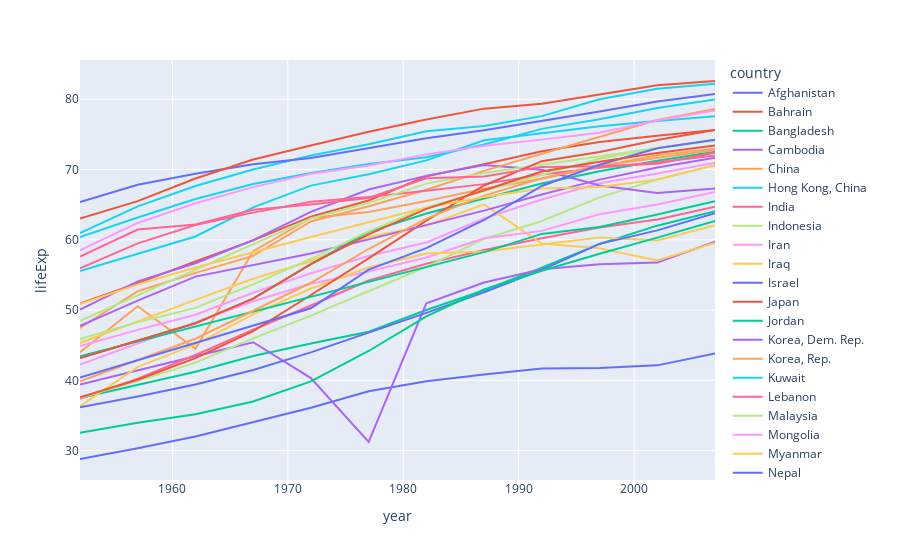

Write notebook code for a chart like this one.
### Code cell
fig = px.line(df, x="year",y="lifeExp", color="country")
fig

### Figure 1 — Plotly figure (JSON) as saved in the notebook; plotly's stock layout.template omitted (floating-point values rounded to 4 significant figures)
{"data": [{"hovertemplate": "country=Afghanistan<br>year=%{x}<br>lifeExp=%{y}<extra></extra>", "legendgroup": "Afghanistan", "line": {"color": "#636efa", "dash": "solid"}, "marker": {"symbol": "circle"}, "mode": "lines", "name": "Afghanistan", "orientation": "v", "showlegend": true, "type": "scatter", "x": [1952, 1957, 1962, 1967, 1972, 1977, 1982, 1987, 1992, 1997, 2002, 2007], "xaxis": "x", "y": [28.8, 30.33, 32.0, 34.02, 36.09, 38.44, 39.85, 40.82, 41.67, 41.76, 42.13, 43.83], "yaxis": "y"}, {"hovertemplate": "country=Bahrain<br>year=%{x}<br>lifeExp=%{y}<extra></extra>", "legendgroup": "Bahrain", "line": {"color": "#EF553B", "dash": "solid"}, "marker": {"symbol": "circle"}, "mode": "lines", "name": "Bahrain", "orientation": "v", "showlegend": true, "type": "scatter", "x": [1952, 1957, 1962, 1967, 1972, 1977, 1982, 1987, 1992, 1997, 2002, 2007], "xaxis": "x", "y": [50.94, 53.83, 56.92, 59.92, 63.3, 65.59, 69.05, 70.75, 72.6, 73.92, 74.8, 75.64], "yaxis": "y"}, {"hovertemplate": "country=Bangladesh<br>year=%{x}<br>lifeExp=%{y}<extra></extra>", "legendgroup": "Bangladesh", "line": {"color": "#00cc96", "dash": "solid"}, "marker": {"symbol": "circle"}, "mode": "lines", "name": "Bangladesh", "orientation": "v", "showlegend": true, "type": "scatter", "x": [1952, 1957, 1962, 1967, 1972, 1977, 1982, 1987, 1992, 1997, 2002, 2007], "xaxis": "x", "y": [37.48, 39.35, 41.22, 43.45, 45.25, 46.92, 50.01, 52.82, 56.02, 59.41, 62.01, 64.06], "yaxis": "y"}, {"hovertemplate": "country=Cambodia<br>year=%{x}<br>lifeExp=%{y}<extra></extra>", "legendgroup": "Cambodia", "line": {"color": "#ab63fa", "dash": "solid"}, "marker": {"symbol": "circle"}, "mode": "lines", "name": "Cambodia", "orientation": "v", "showlegend": true, "type": "scatter", "x": [1952, 1957, 1962, 1967, 1972, 1977, 1982, 1987, 1992, 1997, 2002, 2007], "xaxis": "x", "y": [39.42, 41.37, 43.41, 45.41, 40.32, 31.22, 50.96, 53.91, 55.8, 56.53, 56.75, 59.72], "yaxis": "y"}, {"hovertemplate": "country=China<br>year=%{x}<br>lifeExp=%{y}<extra></extra>", "legendgroup": "China", "line": {"color": "#FFA15A", "dash": "solid"}, "marker": {"symbol": "circle"}, "mode": "lines", "name": "China", "orientation": "v", "showlegend": true, "type": "scatter", "x": [1952, 1957, 1962, 1967, 1972, 1977, 1982, 1987, 1992, 1997, 2002, 2007], "xaxis": "x", "y": [44.0, 50.55, 44.5, 58.38, 63.12, 63.97, 65.53, 67.27, 68.69, 70.43, 72.03, 72.96], "yaxis": "y"}, {"hovertemplate": "country=Hong Kong, China<br>year=%{x}<br>lifeExp=%{y}<extra></extra>", "legendgroup": "Hong Kong, China", "line": {"color": "#19d3f3", "dash": "solid"}, "marker": {"symbol": "circle"}, "mode": "lines", "name": "Hong Kong, China", "orientation": "v", "showlegend": true, "type": "scatter", "x": [1952, 1957, 1962, 1967, 1972, 1977, 1982, 1987, 1992, 1997, 2002, 2007], "xaxis": "x", "y": [60.96, 64.75, 67.65, 70.0, 72.0, 73.6, 75.45, 76.2, 77.6, 80.0, 81.5, 82.21], "yaxis": "y"}, {"hovertemplate": "country=India<br>year=%{x}<br>lifeExp=%{y}<extra></extra>", "legendgroup": "India", "line": {"color": "#FF6692", "dash": "solid"}, "marker": {"symbol": "circle"}, "mode": "lines", "name": "India", "orientation": "v", "showlegend": true, "type": "scatter", "x": [1952, 1957, 1962, 1967, 1972, 1977, 1982, 1987, 1992, 1997, 2002, 2007], "xaxis": "x", "y": [37.37, 40.25, 43.6, 47.19, 50.65, 54.21, 56.6, 58.55, 60.22, 61.77, 62.88, 64.7], "yaxis": "y"}, {"hovertemplate": "country=Indonesia<br>year=%{x}<br>lifeExp=%{y}<extra></extra>", "legendgroup": "Indonesia", "line": {"color": "#B6E880", "dash": "solid"}, "marker": {"symbol": "circle"}, "mode": "lines", "name": "Indonesia", "orientation": "v", "showlegend": true, "type": "scatter", "x": [1952, 1957, 1962, 1967, 1972, 1977, 1982, 1987, 1992, 1997, 2002, 2007], "xaxis": "x", "y": [37.47, 39.92, 42.52, 45.96, 49.2, 52.7, 56.16, 60.14, 62.68, 66.04, 68.59, 70.65], "yaxis": "y"}, {"hovertemplate": "country=Iran<br>year=%{x}<br>lifeExp=%{y}<extra></extra>", "legendgroup": "Iran", "line": {"color": "#FF97FF", "dash": "solid"}, "marker": {"symbol": "circle"}, "mode": "lines", "name": "Iran", "orientation": "v", "showlegend": true, "type": "scatter", "x": [1952, 1957, 1962, 1967, 1972, 1977, 1982, 1987, 1992, 1997, 2002, 2007], "xaxis": "x", "y": [44.87, 47.18, 49.33, 52.47, 55.23, 57.7, 59.62, 63.04, 65.74, 68.04, 69.45, 70.96], "yaxis": "y"}, {"hovertemplate": "country=Iraq<br>year=%{x}<br>lifeExp=%{y}<extra></extra>", "legendgroup": "Iraq", "line": {"color": "#FECB52", "dash": "solid"}, "marker": {"symbol": "circle"}, "mode": "lines", "name": "Iraq", "orientation": "v", "showlegend": true, "type": "scatter", "x": [1952, 1957, 1962, 1967, 1972, 1977, 1982, 1987, 1992, 1997, 2002, 2007], "xaxis": "x", "y": [45.32, 48.44, 51.46, 54.46, 56.95, 60.41, 62.04, 65.04, 59.46, 58.81, 57.05, 59.55], "yaxis": "y"}, {"hovertemplate": "country=Israel<br>year=%{x}<br>lifeExp=%{y}<extra></extra>", "legendgroup": "Israel", "line": {"color": "#636efa", "dash": "solid"}, "marker": {"symbol": "circle"}, "mode": "lines", "name": "Israel", "orientation": "v", "showlegend": true, "type": "scatter", "x": [1952, 1957, 1962, 1967, 1972, 1977, 1982, 1987, 1992, 1997, 2002, 2007], "xaxis": "x", "y": [65.39, 67.84, 69.39, 70.75, 71.63, 73.06, 74.45, 75.6, 76.93, 78.27, 79.7, 80.75], "yaxis": "y"}, {"hovertemplate": "country=Japan<br>year=%{x}<br>lifeExp=%{y}<extra></extra>", "legendgroup": "Japan", "line": {"color": "#EF553B", "dash": "solid"}, "marker": {"symbol": "circle"}, "mode": "lines", "name": "Japan", "orientation": "v", "showlegend": true, "type": "scatter", "x": [1952, 1957, 1962, 1967, 1972, 1977, 1982, 1987, 1992, 1997, 2002, 2007], "xaxis": "x", "y": [63.03, 65.5, 68.73, 71.43, 73.42, 75.38, 77.11, 78.67, 79.36, 80.69, 82.0, 82.6], "yaxis": "y"}, {"hovertemplate": "country=Jordan<br>year=%{x}<br>lifeExp=%{y}<extra></extra>", "legendgroup": "Jordan", "line": {"color": "#00cc96", "dash": "solid"}, "marker": {"symbol": "circle"}, "mode": "lines", "name": "Jordan", "orientation": "v", "showlegend": true, "type": "scatter", "x": [1952, 1957, 1962, 1967, 1972, 1977, 1982, 1987, 1992, 1997, 2002, 2007], "xaxis": "x", "y": [43.16, 45.67, 48.13, 51.63, 56.53, 61.13, 63.74, 65.87, 68.02, 69.77, 71.26, 72.53], "yaxis": "y"}, {"hovertemplate": "country=Korea, Dem. Rep.<br>year=%{x}<br>lifeExp=%{y}<extra></extra>", "legendgroup": "Korea, Dem. Rep.", "line": {"color": "#ab63fa", "dash": "solid"}, "marker": {"symbol": "circle"}, "mode": "lines", "name": "Korea, Dem. Rep.", "orientation": "v", "showlegend": true, "type": "scatter", "x": [1952, 1957, 1962, 1967, 1972, 1977, 1982, 1987, 1992, 1997, 2002, 2007], "xaxis": "x", "y": [50.06, 54.08, 56.66, 59.94, 63.98, 67.16, 69.1, 70.65, 69.98, 67.73, 66.66, 67.3], "yaxis": "y"}, {"hovertemplate": "country=Korea, Rep.<br>year=%{x}<br>lifeExp=%{y}<extra></extra>", "legendgroup": "Korea, Rep.", "line": {"color": "#FFA15A", "dash": "solid"}, "marker": {"symbol": "circle"}, "mode": "lines", "name": "Korea, Rep.", "orientation": "v", "showlegend": true, "type": "scatter", "x": [1952, 1957, 1962, 1967, 1972, 1977, 1982, 1987, 1992, 1997, 2002, 2007], "xaxis": "x", "y": [47.45, 52.68, 55.29, 57.72, 62.61, 64.77, 67.12, 69.81, 72.24, 74.65, 77.05, 78.62], "yaxis": "y"}, {"hovertemplate": "country=Kuwait<br>year=%{x}<br>lifeExp=%{y}<extra></extra>", "legendgroup": "Kuwait", "line": {"color": "#19d3f3", "dash": "solid"}, "marker": {"symbol": "circle"}, "mode": "lines", "name": "Kuwait", "orientation": "v", "showlegend": true, "type": "scatter", "x": [1952, 1957, 1962, 1967, 1972, 1977, 1982, 1987, 1992, 1997, 2002, 2007], "xaxis": "x", "y": [55.56, 58.03, 60.47, 64.62, 67.71, 69.34, 71.31, 74.17, 75.19, 76.16, 76.9, 77.59], "yaxis": "y"}, {"hovertemplate": "country=Lebanon<br>year=%{x}<br>lifeExp=%{y}<extra></extra>", "legendgroup": "Lebanon", "line": {"color": "#FF6692", "dash": "solid"}, "marker": {"symbol": "circle"}, "mode": "lines", "name": "Lebanon", "orientation": "v", "showlegend": true, "type": "scatter", "x": [1952, 1957, 1962, 1967, 1972, 1977, 1982, 1987, 1992, 1997, 2002, 2007], "xaxis": "x", "y": [55.93, 59.49, 62.09, 63.87, 65.42, 66.1, 66.98, 67.93, 69.29, 70.27, 71.03, 71.99], "yaxis": "y"}, {"hovertemplate": "country=Malaysia<br>year=%{x}<br>lifeExp=%{y}<extra></extra>", "legendgroup": "Malaysia", "line": {"color": "#B6E880", "dash": "solid"}, "marker": {"symbol": "circle"}, "mode": "lines", "name": "Malaysia", "orientation": "v", "showlegend": true, "type": "scatter", "x": [1952, 1957, 1962, 1967, 1972, 1977, 1982, 1987, 1992, 1997, 2002, 2007], "xaxis": "x", "y": [48.46, 52.1, 55.74, 59.37, 63.01, 65.26, 68.0, 69.5, 70.69, 71.94, 73.04, 74.24], "yaxis": "y"}, {"hovertemplate": "country=Mongolia<br>year=%{x}<br>lifeExp=%{y}<extra></extra>", "legendgroup": "Mongolia", "line": {"color": "#FF97FF", "dash": "solid"}, "marker": {"symbol": "circle"}, "mode": "lines", "name": "Mongolia", "orientation": "v", "showlegend": true, "type": "scatter", "x": [1952, 1957, 1962, 1967, 1972, 1977, 1982, 1987, 1992, 1997, 2002, 2007], "xaxis": "x", "y": [42.24, 45.25, 48.25, 51.25, 53.75, 55.49, 57.49, 60.22, 61.27, 63.62, 65.03, 66.8], "yaxis": "y"}, {"hovertemplate": "country=Myanmar<br>year=%{x}<br>lifeExp=%{y}<extra></extra>", "legendgroup": "Myanmar", "line": {"color": "#FECB52", "dash": "solid"}, "marker": {"symbol": "circle"}, "mode": "lines", "name": "Myanmar", "orientation": "v", "showlegend": true, "type": "scatter", "x": [1952, 1957, 1962, 1967, 1972, 1977, 1982, 1987, 1992, 1997, 2002, 2007], "xaxis": "x", "y": [36.32, 41.91, 45.11, 49.38, 53.07, 56.06, 58.06, 58.34, 59.32, 60.33, 59.91, 62.07], "yaxis": "y"}, {"hovertemplate": "country=Nepal<br>year=%{x}<br>lifeExp=%{y}<extra></extra>", "legendgroup": "Nepal", "line": {"color": "#636efa", "dash": "solid"}, "marker": {"symbol": "circle"}, "mode": "lines", "name": "Nepal", "orientation": "v", "showlegend": true, "type": "scatter", "x": [1952, 1957, 1962, 1967, 1972, 1977, 1982, 1987, 1992, 1997, 2002, 2007], "xaxis": "x", "y": [36.16, 37.69, 39.39, 41.47, 43.97, 46.75, 49.59, 52.54, 55.73, 59.43, 61.34, 63.78], "yaxis": "y"}, {"hovertemplate": "country=Oman<br>year=%{x}<br>lifeExp=%{y}<extra></extra>", "legendgroup": "Oman", "line": {"color": "#EF553B", "dash": "solid"}, "marker": {"symbol": "circle"}, "mode": "lines", "name": "Oman", "orientation": "v", "showlegend": true, "type": "scatter", "x": [1952, 1957, 1962, 1967, 1972, 1977, 1982, 1987, 1992, 1997, 2002, 2007], "xaxis": "x", "y": [37.58, 40.08, 43.16, 46.99, 52.14, 57.37, 62.73, 67.73, 71.2, 72.5, 74.19, 75.64], "yaxis": "y"}, {"hovertemplate": "country=Pakistan<br>year=%{x}<br>lifeExp=%{y}<extra></extra>", "legendgroup": "Pakistan", "line": {"color": "#00cc96", "dash": "solid"}, "marker": {"symbol": "circle"}, "mode": "lines", "name": "Pakistan", "orientation": "v", "showlegend": true, "type": "scatter", "x": [1952, 1957, 1962, 1967, 1972, 1977, 1982, 1987, 1992, 1997, 2002, 2007], "xaxis": "x", "y": [43.44, 45.56, 47.67, 49.8, 51.93, 54.04, 56.16, 58.24, 60.84, 61.82, 63.61, 65.48], "yaxis": "y"}, {"hovertemplate": "country=Philippines<br>year=%{x}<br>lifeExp=%{y}<extra></extra>", "legendgroup": "Philippines", "line": {"color": "#ab63fa", "dash": "solid"}, "marker": {"symbol": "circle"}, "mode": "lines", "name": "Philippines", "orientation": "v", "showlegend": true, "type": "scatter", "x": [1952, 1957, 1962, 1967, 1972, 1977, 1982, 1987, 1992, 1997, 2002, 2007], "xaxis": "x", "y": [47.75, 51.33, 54.76, 56.39, 58.06, 60.06, 62.08, 64.15, 66.46, 68.56, 70.3, 71.69], "yaxis": "y"}, {"hovertemplate": "country=Saudi Arabia<br>year=%{x}<br>lifeExp=%{y}<extra></extra>", "legendgroup": "Saudi Arabia", "line": {"color": "#FFA15A", "dash": "solid"}, "marker": {"symbol": "circle"}, "mode": "lines", "name": "Saudi Arabia", "orientation": "v", "showlegend": true, "type": "scatter", "x": [1952, 1957, 1962, 1967, 1972, 1977, 1982, 1987, 1992, 1997, 2002, 2007], "xaxis": "x", "y": [39.88, 42.87, 45.91, 49.9, 53.89, 58.69, 63.01, 66.3, 68.77, 70.53, 71.63, 72.78], "yaxis": "y"}, {"hovertemplate": "country=Singapore<br>year=%{x}<br>lifeExp=%{y}<extra></extra>", "legendgroup": "Singapore", "line": {"color": "#19d3f3", "dash": "solid"}, "marker": {"symbol": "circle"}, "mode": "lines", "name": "Singapore", "orientation": "v", "showlegend": true, "type": "scatter", "x": [1952, 1957, 1962, 1967, 1972, 1977, 1982, 1987, 1992, 1997, 2002, 2007], "xaxis": "x", "y": [60.4, 63.18, 65.8, 67.95, 69.52, 70.8, 71.76, 73.56, 75.79, 77.16, 78.77, 79.97], "yaxis": "y"}, {"hovertemplate": "country=Sri Lanka<br>year=%{x}<br>lifeExp=%{y}<extra></extra>", "legendgroup": "Sri Lanka", "line": {"color": "#FF6692", "dash": "solid"}, "marker": {"symbol": "circle"}, "mode": "lines", "name": "Sri Lanka", "orientation": "v", "showlegend": true, "type": "scatter", "x": [1952, 1957, 1962, 1967, 1972, 1977, 1982, 1987, 1992, 1997, 2002, 2007], "xaxis": "x", "y": [57.59, 61.46, 62.19, 64.27, 65.04, 65.95, 68.76, 69.01, 70.38, 70.46, 70.81, 72.4], "yaxis": "y"}, {"hovertemplate": "country=Syria<br>year=%{x}<br>lifeExp=%{y}<extra></extra>", "legendgroup": "Syria", "line": {"color": "#B6E880", "dash": "solid"}, "marker": {"symbol": "circle"}, "mode": "lines", "name": "Syria", "orientation": "v", "showlegend": true, "type": "scatter", "x": [1952, 1957, 1962, 1967, 1972, 1977, 1982, 1987, 1992, 1997, 2002, 2007], "xaxis": "x", "y": [45.88, 48.28, 50.3, 53.66, 57.3, 61.2, 64.59, 66.97, 69.25, 71.53, 73.05, 74.14], "yaxis": "y"}, {"hovertemplate": "country=Taiwan<br>year=%{x}<br>lifeExp=%{y}<extra></extra>", "legendgroup": "Taiwan", "line": {"color": "#FF97FF", "dash": "solid"}, "marker": {"symbol": "circle"}, "mode": "lines", "name": "Taiwan", "orientation": "v", "showlegend": true, "type": "scatter", "x": [1952, 1957, 1962, 1967, 1972, 1977, 1982, 1987, 1992, 1997, 2002, 2007], "xaxis": "x", "y": [58.5, 62.4, 65.2, 67.5, 69.39, 70.59, 72.16, 73.4, 74.26, 75.25, 76.99, 78.4], "yaxis": "y"}, {"hovertemplate": "country=Thailand<br>year=%{x}<br>lifeExp=%{y}<extra></extra>", "legendgroup": "Thailand", "line": {"color": "#FECB52", "dash": "solid"}, "marker": {"symbol": "circle"}, "mode": "lines", "name": "Thailand", "orientation": "v", "showlegend": true, "type": "scatter", "x": [1952, 1957, 1962, 1967, 1972, 1977, 1982, 1987, 1992, 1997, 2002, 2007], "xaxis": "x", "y": [50.85, 53.63, 56.06, 58.28, 60.41, 62.49, 64.6, 66.08, 67.3, 67.52, 68.56, 70.62], "yaxis": "y"}, {"hovertemplate": "country=Vietnam<br>year=%{x}<br>lifeExp=%{y}<extra></extra>", "legendgroup": "Vietnam", "line": {"color": "#636efa", "dash": "solid"}, "marker": {"symbol": "circle"}, "mode": "lines", "name": "Vietnam", "orientation": "v", "showlegend": true, "type": "scatter", "x": [1952, 1957, 1962, 1967, 1972, 1977, 1982, 1987, 1992, 1997, 2002, 2007], "xaxis": "x", "y": [40.41, 42.89, 45.36, 47.84, 50.25, 55.76, 58.82, 62.82, 67.66, 70.67, 73.02, 74.25], "yaxis": "y"}, {"hovertemplate": "country=West Bank and Gaza<br>year=%{x}<br>lifeExp=%{y}<extra></extra>", "legendgroup": "West Bank and Gaza", "line": {"color": "#EF553B", "dash": "solid"}, "marker": {"symbol": "circle"}, "mode": "lines", "name": "West Bank and Gaza", "orientation": "v", "showlegend": true, "type": "scatter", "x": [1952, 1957, 1962, 1967, 1972, 1977, 1982, 1987, 1992, 1997, 2002, 2007], "xaxis": "x", "y": [43.16, 45.67, 48.13, 51.63, 56.53, 60.77, 64.41, 67.05, 69.72, 71.1, 72.37, 73.42], "yaxis": "y"}, {"hovertemplate": "country=Yemen, Rep.<br>year=%{x}<br>lifeExp=%{y}<extra></extra>", "legendgroup": "Yemen, Rep.", "line": {"color": "#00cc96", "dash": "solid"}, "marker": {"symbol": "circle"}, "mode": "lines", "name": "Yemen, Rep.", "orientation": "v", "showlegend": true, "type": "scatter", "x": [1952, 1957, 1962, 1967, 1972, 1977, 1982, 1987, 1992, 1997, 2002, 2007], "xaxis": "x", "y": [32.55, 33.97, 35.18, 36.98, 39.85, 44.17, 49.11, 52.92, 55.6, 58.02, 60.31, 62.7], "yaxis": "y"}], "layout": {"legend": {"title": {"text": "country"}, "tracegroupgap": 0}, "margin": {"t": 60}, "xaxis": {"anchor": "y", "domain": [0, 1], "title": {"text": "year"}}, "yaxis": {"anchor": "x", "domain": [0, 1], "title": {"text": "lifeExp"}}}}
